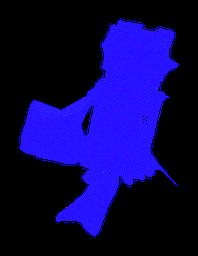
#> input picture blueprint.png, 198 x 256 px, shrunk from 484 x 625 before the run
$ python rotated_interior.py
#> lines starting #> are read from the running program, lines starting #| are printed output that depends on the picture; after the words box and inside, x2 and y2 are one past the last pixel; in counts of white or black regions, pixels touching at a corner belong together
import cv2
import numpy as np

INPUT_IMAGE = "blueprint.png"
OUTPUT_IMAGE = "final_room_rectangle.png"


def rotate_image(img, angle):
    h, w = img.shape[:2]
    center = (w / 2, h / 2)
    M = cv2.getRotationMatrix2D(center, angle, 1.0)
    rotated = cv2.warpAffine(img, M, (w, h), flags=cv2.INTER_NEAREST)
    return rotated, M


def largest_rectangle_in_mask(mask):
    h, w = mask.shape
    heights = np.zeros(w, dtype=int)
    best_area = 0
    best_rect = None
    for row in range(h):
        for col in range(w):
            if mask[row, col] > 0:
                heights[col] += 1
            else:
                heights[col] = 0

        # histogram max rectangle optimization
        stack = []
        for col in range(w + 1):
            curr = heights[col] if col < w else 0

            while stack and heights[stack[-1]] > curr:
                height = heights[stack.pop()]
                width = col if not stack else col - stack[-1] - 1
                area = height * width

                if area > best_area:
                    best_area = area
                    x = stack[-1] + 1 if stack else 0
                    y = row - height + 1
                    best_rect = (x, y, x + width, y + height)

            stack.append(col)

    return best_rect


def best_rotated_rectangle(mask):
    best = None
    best_area = 0
    best_angle = 0

    for angle in np.linspace(-90, 90, 181):
        rotated, _ = rotate_image(mask, angle)
        rect = largest_rectangle_in_mask(rotated)
        if rect is None:
            continue
        x1, y1, x2, y2 = rect
        area = (x2 - x1) * (y2 - y1)
        if area > best_area:
            best_area = area
            best = rect
            best_angle = angle
    return best, best_angle

def rotate_full_image(img, angle):
    h, w = img.shape[:2]
    center = (w / 2, h / 2)
    M = cv2.getRotationMatrix2D(center, angle, 1.0)
    rotated = cv2.warpAffine(
        img,
        M,
        (w, h),
        flags=cv2.INTER_LINEAR,
        borderMode=cv2.BORDER_CONSTANT,
        borderValue=(0, 0, 0, 0)
    )
    return rotated


img = cv2.imread(INPUT_IMAGE, cv2.IMREAD_UNCHANGED)
#> img is the input picture: shape (256, 198, 4); mean B, G, R, A 82.1, 5.8, 12.5, 8.9

if img.shape[2] == 4:
    mask = (img[:, :, 3] > 0).astype(np.uint8) * 255
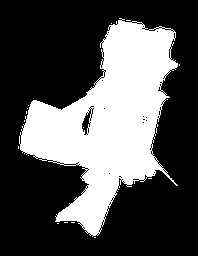
#> mask: shape (256, 198); 32.2% white; 17 white regions (16 under 20 px), largest, box (x1, y1, x2, y2) and area: (19, 18, 178, 237) 16283
else:
    gray = cv2.cvtColor(img, cv2.COLOR_BGR2GRAY)
    mask = (gray > 0).astype(np.uint8) * 255

(rect, angle) = best_rotated_rectangle(mask)
#> the loop in best_rotated_rectangle, `for angle in np.linspace(-90, 90, 181):` made 181 passes
#> (x1, y1, x2, y2, area) on passes 1, 2, 3, 4, 6, 8, 11, 19: (55, 135, 191, 172, 5032), (55, 134, 193, 172, 5244), (55, 133, 193, 172, 5382), (56, 133, 198, 171, 5396), (56, 132, 198, 171, 5538), (57, 128, 198, 170, 5922), (57, 125, 198, 169, 6204), (61, 120, 198, 166, 6302)
#> (x1, y1, x2, y2, area) on passes 5, 7, 9, 10, 12, 13: (56, 133, 198, 171, 5396), (56, 132, 198, 171, 5538), (57, 131, 198, 170, 5499), (57, 131, 198, 170, 5499), (58, 130, 198, 169, 5460), (58, 130, 198, 169, 5460)
#> pass 1, in rotate_image, `rotated = cv2.warpAffine(img, M, (w, h), flags=cv2.INTER_NEAREST)`:
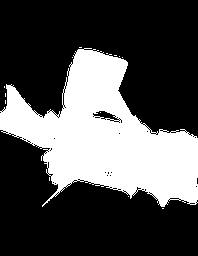
#> rotated: shape (256, 198); 31.4% white; 14 white regions (13 under 20 px), largest, box (x1, y1, x2, y2) and area: (0, 48, 198, 207) 15878
#> pass 3, in rotate_image (call 3), `rotated = cv2.warpAffine(img, M, (w, h), flags=cv2.INTER_NEAREST)`:
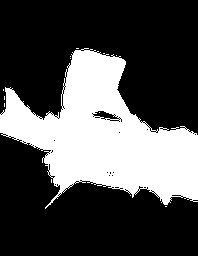
#> rotated: shape (256, 198); 31.2% white; 13 white regions (12 under 20 px), largest, box (x1, y1, x2, y2) and area: (0, 48, 198, 209) 15797
#> after the loop in best_rotated_rectangle, `for angle in np.linspace(-90, 90, 181):`:
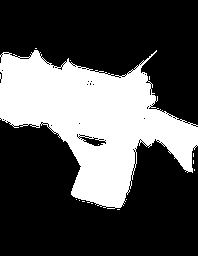
#> rotated: shape (256, 198); 31.4% white; 14 white regions (13 under 20 px), largest, box (x1, y1, x2, y2) and area: (0, 50, 198, 209) 15912

x1, y1, x2, y2 = rect

rot_img, _ = rotate_image(img, angle)
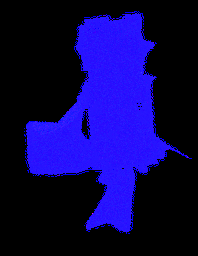
#> rot_img: shape (256, 198, 4); mean B, G, R, A 82.1, 5.8, 12.5, 8.9

cv2.rectangle(rot_img, (x1, y1), (x2, y2), (0, 255, 0, 255), 3)
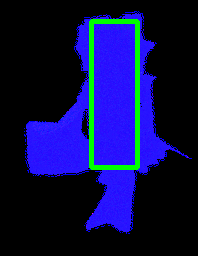
#> rot_img: shape (256, 198, 4); 3.76% of pixels changed, all inside (x1, y1, x2, y2) = (89, 19, 140, 170)

cv2.imwrite(OUTPUT_IMAGE, rot_img)

print("output:", OUTPUT_IMAGE)
print("rotation angle:", angle)
#| rotation angle: 18.0

aligned_img = rotate_full_image(img, 15)
#> in rotate_full_image, `rotated = cv2.warpAffine( img, M, (w, h), flags=cv2.INTER_LINEAR, bord..`:
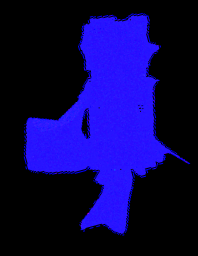
#> rotated: shape (256, 198, 4); mean B, G, R, A 82.1, 5.8, 12.5, 8.9

cv2.imwrite("aligned_room.png", aligned_img)

$ run again, with rotated.png copied over blueprint.png
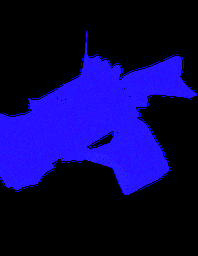
#> input picture rotated.png, 198 x 256 px, shrunk from 484 x 625 before the run
#> img is the input picture: shape (256, 198, 4); mean B, G, R, A 79, 5.6, 12, 8.4
#> `mask = (img[:, :, 3] > 0).astype(np.uint8) * 255`:
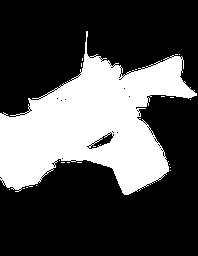
#> mask: shape (256, 198); 31% white; 23 white regions (22 under 20 px), largest, box (x1, y1, x2, y2) and area: (0, 31, 197, 195) 15655
#> the loop in best_rotated_rectangle, `for angle in np.linspace(-90, 90, 181):` made 181 passes
#> (x1, y1, x2, y2, area) on passes 1, 30, 31, 32, 33, 37, 40, 41: (70, 29, 111, 116, 3567), (61, 86, 152, 126, 3640), (61, 86, 151, 127, 3690), (60, 85, 151, 127, 3822), (61, 85, 151, 128, 3870), (60, 82, 146, 129, 4042), (15, 84, 150, 114, 4050), (59, 84, 149, 130, 4140)
#| rotation angle: -28.0
#> in rotate_full_image, `rotated = cv2.warpAffine( img, M, (w, h), flags=cv2.INTER_LINEAR, bord..`:
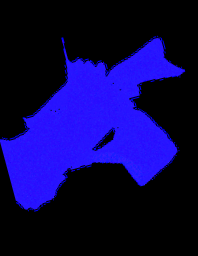
#> rotated: shape (256, 198, 4); mean B, G, R, A 79, 5.6, 12, 8.4
